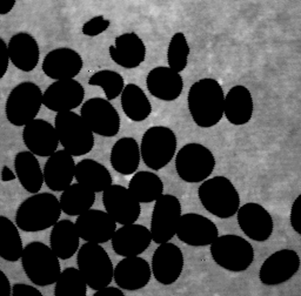
#> input picture Homework 3/CoffeeBeans.tif, 301 x 296 px, found by its file name
$ python 3.py
#> lines starting #> are read from the running program, lines starting #| are printed output that depends on the picture; after the words box and inside, x2 and y2 are one past the last pixel; in counts of white or black regions, pixels touching at a corner belong together
import cv2
import numpy as np
import pandas as pd
from matplotlib import pyplot as plt
from skimage import measure, color

img = cv2.imread("Homework 3/CoffeeBeans.tif")
#> img is the input picture: shape (296, 301, 3); min 0, max 231, mean 73.3

#Show Image (Q1)
gray = cv2.cvtColor(img, cv2.COLOR_BGR2GRAY)
plt.figure(1)
plt.subplot(221)
plt.title('Grayscale image')
plt.imshow(gray, cmap = 'gray')

#Threshold Image (Q1)
ret1, thresh = cv2.threshold(gray, 0, 255, cv2.THRESH_BINARY_INV + cv2.THRESH_OTSU)
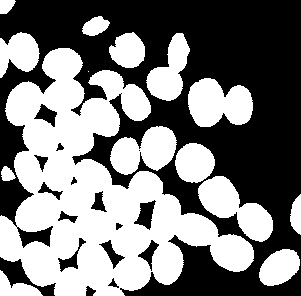
#> thresh: shape (296, 301); 48.4% white; 15 white regions (1 under 20 px), largest, box (x1, y1, x2, y2) and area: (0, 48, 254, 296) 28615, (198, 176, 273, 242) 2370, (188, 78, 253, 127) 2362
#> ret1 = 71
plt.subplot(222)
plt.title('Thresh')
plt.imshow(thresh, cmap ='gray')

##Foreground/Background seperation (Q2)
#Find openings
kernel = np.ones((3,3), np.uint8)
opening = cv2.morphologyEx(thresh, cv2.MORPH_OPEN, kernel, iterations = 1)
#> opening: shape (296, 301); 48.3% white; 14 white regions, largest, box (x1, y1, x2, y2) and area: (0, 48, 254, 296) 28575, (198, 176, 273, 242) 2369, (188, 78, 253, 127) 2360
plt.figure(2)
plt.subplot(221)
plt.title('Opening')
plt.imshow(opening, cmap ='gray')

#Find Background
sure_bg = cv2.dilate(opening, kernel, iterations = 1)
#> sure_bg: shape (296, 301); 53.7% white; 24 black regions (7 under 20 px), largest, box (x1, y1, x2, y2) and area: (0, 0, 301, 296) 38474, (0, 176, 31, 221) 743, (0, 259, 31, 284) 405
plt.subplot(222)
plt.title('background')
plt.imshow(sure_bg, cmap='gray')

#Distance Transform
dist_transform = cv2.distanceTransform(opening, cv2.DIST_L2, 5)
plt.figure(3)
plt.subplot(231)
plt.title('Dist')
plt.imshow(dist_transform, cmap = 'gray')

#Find Max Distance Transform Value
print(dist_transform.max())
#| 19.0

#Pick Distance Transform Value to make Foreground
ret2, sure_fg = cv2.threshold(dist_transform, 0.59*dist_transform.max(), 255, 0)
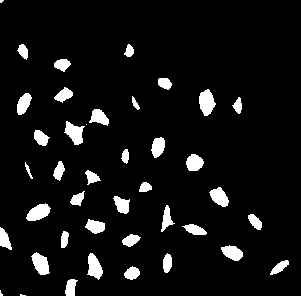
#> sure_fg: shape (296, 301) float32; 7.1% white; 41 white regions (4 under 20 px), largest, box (x1, y1, x2, y2) and area: (199, 89, 216, 116) 311, (26, 203, 51, 221) 287, (64, 121, 85, 145) 284
#> ret2 = 11.21
plt.subplot(232)
plt.title('Dist 0.59')
plt.imshow(sure_fg, cmap = 'gray')

#Find Unknown region by image subtraction
sure_fg = np.uint8(sure_fg)
unknown = cv2.subtract(sure_bg, sure_fg)
#> unknown: shape (296, 301); 46.7% white; 9 white regions, largest, box (x1, y1, x2, y2) and area: (0, 47, 274, 296) 33195, (187, 77, 254, 128) 2227, (146, 32, 191, 102) 1724
plt.subplot(233)
plt.title('Unknown')
plt.imshow(unknown, cmap= 'gray')

#Create Markers using Connected Components
ret3, markers = cv2.connectedComponents(sure_fg)
#> markers: shape (296, 301) int32; 42 distinct labels, from 0 to 41
#> ret3 = 42
plt.figure(4)
plt.subplot(221)
plt.title('Connected Components')
plt.imshow(markers, cmap = 'jet')

#Add new value for every new marker
markers = markers + 1
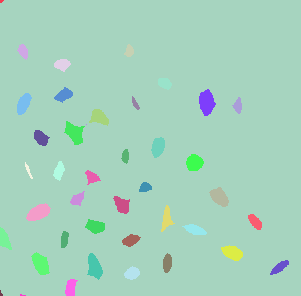
#> markers: shape (296, 301) int32; 42 distinct labels, from 1 to 42; one colour per label, 0 black

#Set background value to 0, new Connected Components map
markers[unknown == 255] = 0
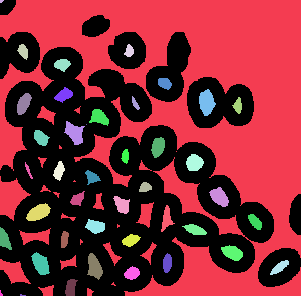
#> markers: shape (296, 301) int32; 43 distinct labels, from 0 to 42; one colour per label, 0 black
plt.subplot(222)
plt.title('ConnComp Fixed')
plt.imshow(markers, cmap = 'jet')

#Watershed of markers
markers = cv2.watershed(img, markers)
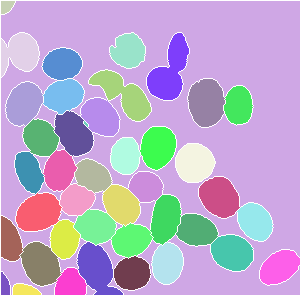
#> markers: shape (296, 301) int32; 43 distinct labels, from -1 to 42; one colour per label, 0 black, -1 white
img[markers == -1] = [0, 255, 255]
#> img: shape (296, 301, 3); 5.51% of pixels changed, all inside (x1, y1, x2, y2) = (0, 0, 301, 296)
img2 = color.label2rgb(markers, bg_label = 0)
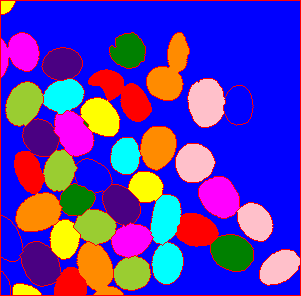
#> img2: shape (296, 301, 3) float64; mean R, G, B 0.339, 0.205, 0.701
plt.figure(5)
plt.title('Watershed')
plt.imshow(img2)

##Find area and count of Coffee Beans (Q3)
props = measure.regionprops_table(markers, gray, properties = ['label', 'area'])
#> props = 2 items

df = pd.DataFrame(props)
#> df = table of 42 rows and 2 columns
#print(df.head())

df = df[df['area'] < 10000 ]
#> df = table of 41 rows and 2 columns
#print(df.head())

df.hist(column = "area", bins = 25)
##Find probability of average value / 2
df.hist(column = "area", bins = 25, density = 'True')
avg = df.mean()

# list of sizes of beans, from data frame generated
listOfBeanSizes = [136, 1105, 899, 969, 1547, 1022, 1382, 1193, 1413, 863, 1083, 1211,
                   12, 982, 1176, 841, 1159, 983, 839, 872, 792, 1235, 795, 1079, 1317,
                   1129, 988, 1043, 998, 723, 858, 993, 1185, 993, 1185, 1267, 1413, 987,
                   1003, 955, 663, 163, 240]

# given a list of bean sizes, prints the number of beans, average bean size, and returns the probability
# that a random bean's size is under half the average size of all beans
def findProbOfAreaUnderHalfMu(listOfSizes):
    sumArea = 0
    numberOfBeans = 0

    # iterates through list, finds total bean "area", number of beans, and average bean size
    for i in listOfSizes:
        sumArea += i
        numberOfBeans += 1
    averageArea = sumArea / numberOfBeans

    # prints number of beans and average bean size
    print("Number of beans: " + str(numberOfBeans))
    print("Average bean size (µ): " + str(averageArea))

    # iterates through list to count beans under half-average
    beansUnderHalfAverageArea = 0
    for i in listOfSizes:
        if i < averageArea / 2:
            beansUnderHalfAverageArea += 1
    # calculates and returns probability
    probability = beansUnderHalfAverageArea / numberOfBeans
    return probability * 100

probability = findProbOfAreaUnderHalfMu(listOfBeanSizes)

print("Probability that bean size is under µ/2: " + str(probability) + "%")
#> figure, not shown here; tallest bar 7 high, from x = 933 to 994.4
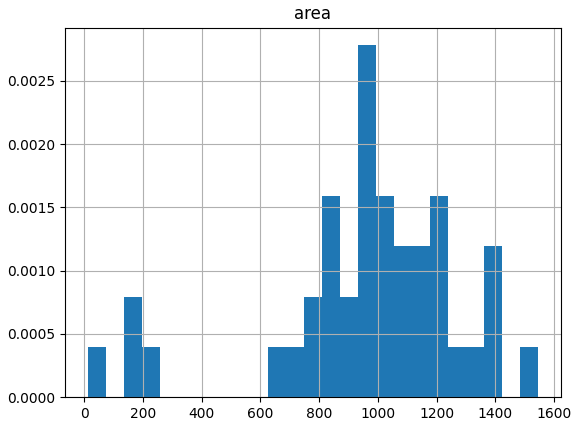
#> figure drawn by matplotlib, 1 panel; tallest bar 0.00278 high, from x = 933 to 994.4
